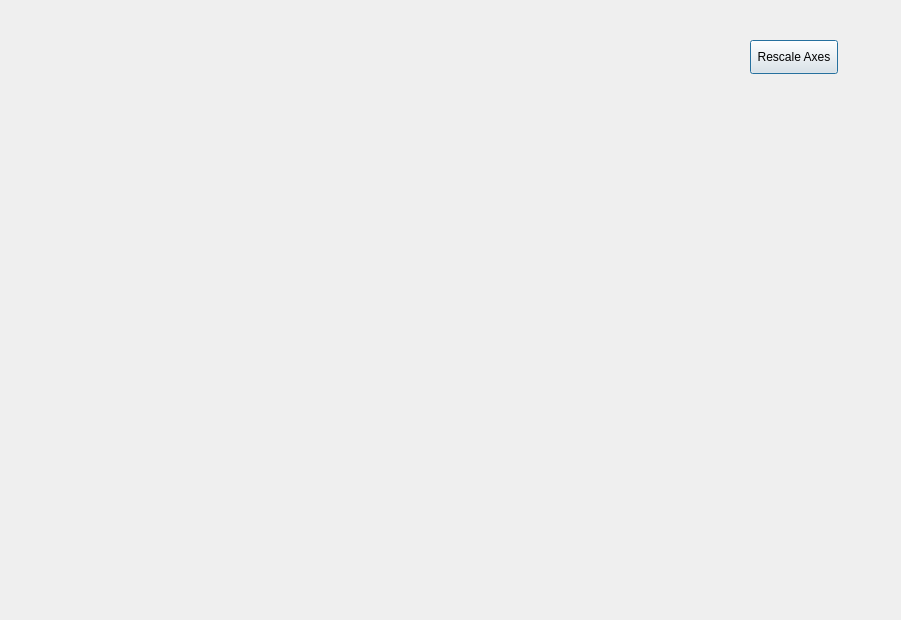
<?xml version="1.0" encoding="UTF-8"?>
<ui version="4.0">
 <class>BodeDialog</class>
 <widget class="QDialog" name="BodeDialog">
  <property name="geometry">
   <rect>
    <x>0</x>
    <y>0</y>
    <width>901</width>
    <height>620</height>
   </rect>
  </property>
  <property name="windowTitle">
   <string>Dialog</string>
  </property>
  <widget class="QCustomPlot" name="customPlot" native="true">
   <property name="geometry">
    <rect>
     <x>19</x>
     <y>39</y>
     <width>381</width>
     <height>301</height>
    </rect>
   </property>
  </widget>
  <widget class="QPushButton" name="pushButton">
   <property name="geometry">
    <rect>
     <x>750</x>
     <y>40</y>
     <width>88</width>
     <height>34</height>
    </rect>
   </property>
   <property name="text">
    <string>Rescale Axes</string>
   </property>
  </widget>
 </widget>
 <customwidgets>
  <customwidget>
   <class>QCustomPlot</class>
   <extends>QWidget</extends>
   <header>qcustomplot.h</header>
   <container>1</container>
  </customwidget>
 </customwidgets>
 <resources/>
 <connections/>
</ui>
